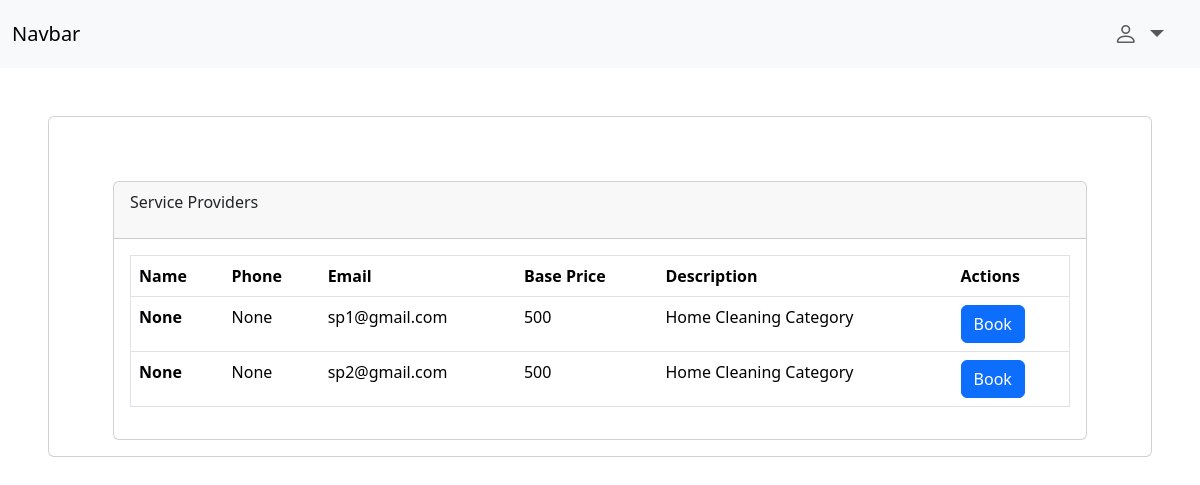
The page /service/Home Cleaning on the database as committed earlier.
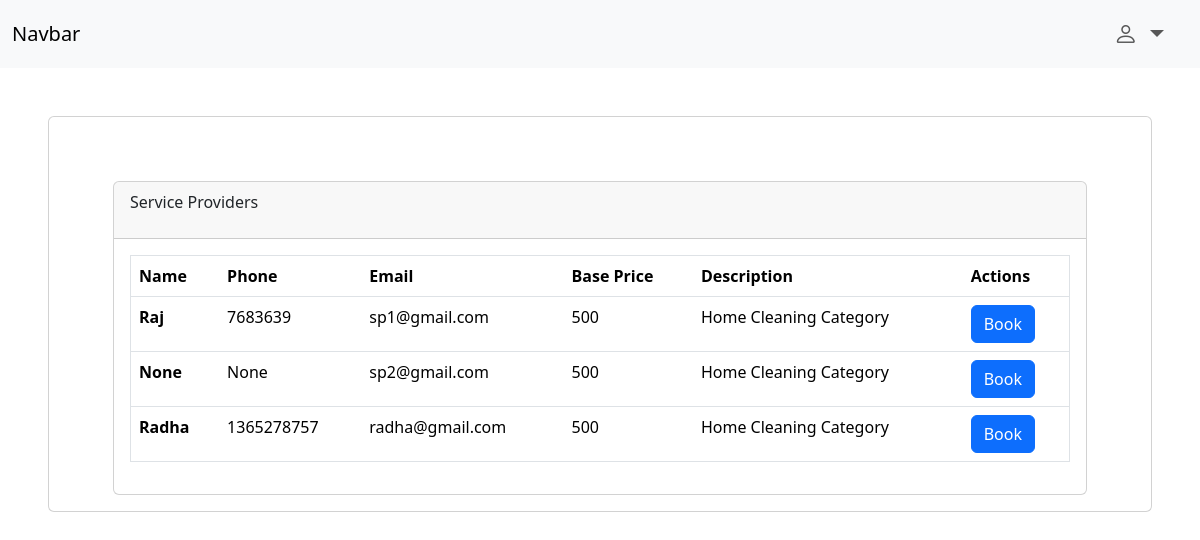
The same page on the database as committed later.
### backend/models.py (models this page shows, shortened)
class ServiceProvider(db.Model,UserMixin):
    __tablename__='serviceprovider'
    id=db.Column(db.Integer, primary_key=True, autoincrement= True)
    name=db.Column(db.String,unique=True)
    address=db.Column(db.String)
    email=db.Column(db.String,unique=True)
    password=db.Column(db.String)
    exp=db.Column(db.Integer)
    phone=db.Column(db.String)
    city=db.Column(db.String)
    status=db.Column(db.String)
    servicename=db.Column(db.String,db.ForeignKey("services.name"))
    receive_request=db.relationship("Request",backref="servprovider",cascade="all, delete-orphan")
    avail_slots=db.relationship("ProvidersAvailability",backref="servprovider",cascade="all, delete-orphan")

class Services(db.Model):
    __tablename__="services"
    id=db.Column(db.Integer, primary_key=True, autoincrement= True)
    name=db.Column(db.String,unique=True)
    baseprice=db.Column(db.Integer)
    description=db.Column(db.String)
    Sproviders=db.relationship("ServiceProvider",backref="service", cascade="all, delete-orphan")

### backend/routes.py (the view)
@app.route("/service/<servicename>")
def service(servicename):
    if request.method=="GET":
        sps=db.session.query(ServiceProvider).filter_by(servicename=servicename).all()
    return render_template("customer/service.html",sps=sps)

### templates/customer/service.html (shortened to what this page needs)
<!DOCTYPE html>
<html lang="en">
<head>
    <link href="https://cdn.jsdelivr.net/npm/bootstrap@5.3.8/dist/css/bootstrap.min.css" rel="stylesheet"
>
    <link rel="stylesheet" href="https://cdn.jsdelivr.net/npm/bootstrap-icons@1.13.1/font/bootstrap-icons.min.css">
</head>
<body>
    <nav class="navbar navbar-expand-lg bg-body-tertiary">
        <div class="container-fluid">
            <a class="navbar-brand" href="#">Navbar</a>
            <div class="collapse navbar-collapse " id="navbarSupportedContent">
                <ul class="navbar-nav ms-auto me-3 fs-4 mb-2 mb-lg-0 ">
                    <li class="nav-item dropdown">
                        <a class="nav-link dropdown-toggle" href="#" role="button" data-bs-toggle="dropdown"
                            aria-expanded="false">
                            <i class="bi bi-person"></i>
                        </a>
                    </li>
                </ul>
            </div>
        </div>
    </nav>
    <div class="card ms-5 mt-5 me-5">
        <div class="card-body">
            <div class="card mt-5 ms-5 me-5">
                <div class="card-header d-flex ">
                    <p><strong>{{servicename}}</strong> Service Providers</p>
                </div>
                <div class="card-body">
                    <table class="table border">
                        <thead>
                            <tr>
                                <th scope="col">Name</th>
                                <th scope="col">Phone</th>
                                <th scope="col">Email</th>
                                <th scope="col">Base Price</th>
                                <th scope="col">Description</th>
                                <th scope="col">Actions</th>
                            </tr>
                        </thead>
                        <tbody>
                            {% for sp in sps %}
                            <tr>
                                <th scope="row">{{sp.name}}</th>
                                <td>{{sp.phone}}</td>
                                <td>{{sp.email}}</td>
                                <td>{{sp.service.baseprice}}</td>
                                <td>{{sp.service.description}}</td>
                                <td>
                                    <a href="/slotbooking?id={{sp.id}}" class="btn btn-primary">Book</a>
                                </tr>
                            {% endfor %}
                        </tbody>
                    </table>
                </div>
            </div>
        </div>
    </div>
</body>
</html>

Rows that differ between the two databases and show on the page:
changed ServiceProvider "sp1@gmail.com": name "None" → "Raj"; phone "None" → "7683639"
added ServiceProvider: name "Radha", phone "1365278757", email "radha@gmail.com", service.baseprice "500", service.description "Home Cleaning Category"
